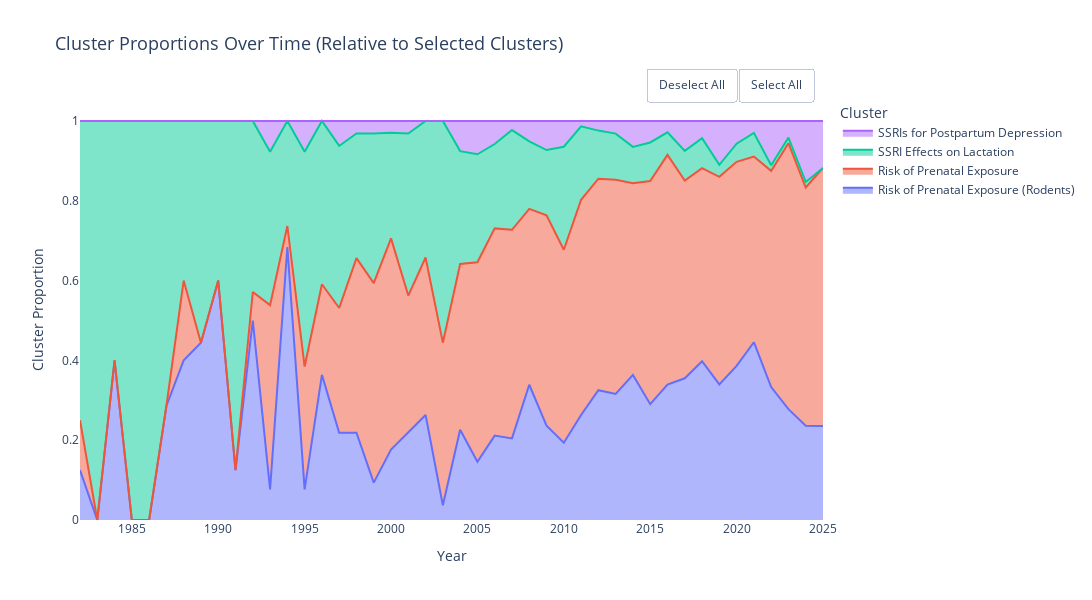

Source (notebook cell):
### Markdown cell above
# Perinatal Exposure

### Code cell
fig_perinatal

### Figure 1 — Plotly figure (JSON) as saved in the notebook; plotly's stock layout.template omitted (floating-point values rounded to 4 significant figures)
{"data": [{"fillpattern": {"shape": ""}, "hovertemplate": "<b>%{fullData.name}</b><br>Year: %{x}<br>Proportion: %{y:.2%}<extra></extra>", "legendgroup": "Risk of Prenatal Exposure (Rodents)", "line": {"color": "#636EFA"}, "marker": {"symbol": "circle"}, "mode": "lines", "name": "Risk of Prenatal Exposure (Rodents)", "orientation": "v", "showlegend": true, "stackgroup": "1", "type": "scatter", "x": [1982, 1983, 1984, 1985, 1986, 1987, 1988, 1989, 1990, 1991, 1992, 1993, 1994, 1995, 1996, 1997, 1998, 1999, 2000, 2001, 2002, 2003, 2004, 2005, 2006, 2007, 2008, 2009, 2010, 2011, 2012, 2013, 2014, 2015, 2016, 2017, 2018, 2019, 2020, 2021, 2022, 2023, 2024, 2025], "xaxis": "x", "y": [0.125, 0.0, 0.4, 0.0, 0.0, 0.2857, 0.4, 0.4444, 0.6, 0.125, 0.5, 0.07692, 0.6842, 0.07692, 0.3636, 0.2188, 0.2188, 0.09375, 0.1765, 0.2188, 0.2632, 0.03704, 0.2264, 0.1458, 0.2115, 0.2045, 0.339, 0.2364, 0.1935, 0.2632, 0.3253, 0.3158, 0.3636, 0.2903, 0.3396, 0.3551, 0.3978, 0.34, 0.3864, 0.4455, 0.3333, 0.2778, 0.2361, 0.2353], "yaxis": "y"}, {"fillpattern": {"shape": ""}, "hovertemplate": "<b>%{fullData.name}</b><br>Year: %{x}<br>Proportion: %{y:.2%}<extra></extra>", "legendgroup": "Risk of Prenatal Exposure", "line": {"color": "#EF553B"}, "marker": {"symbol": "circle"}, "mode": "lines", "name": "Risk of Prenatal Exposure", "orientation": "v", "showlegend": true, "stackgroup": "1", "type": "scatter", "x": [1982, 1983, 1984, 1985, 1986, 1987, 1988, 1989, 1990, 1991, 1992, 1993, 1994, 1995, 1996, 1997, 1998, 1999, 2000, 2001, 2002, 2003, 2004, 2005, 2006, 2007, 2008, 2009, 2010, 2011, 2012, 2013, 2014, 2015, 2016, 2017, 2018, 2019, 2020, 2021, 2022, 2023, 2024, 2025], "xaxis": "x", "y": [0.125, 0.0, 0.0, 0.0, 0.0, 0.0, 0.2, 0.0, 0.0, 0.0, 0.07143, 0.4615, 0.05263, 0.3077, 0.2273, 0.3125, 0.4375, 0.5, 0.5294, 0.3438, 0.3947, 0.4074, 0.4151, 0.5, 0.5192, 0.5227, 0.4407, 0.5273, 0.4839, 0.5395, 0.5301, 0.5368, 0.4805, 0.5591, 0.5755, 0.4953, 0.4839, 0.52, 0.5114, 0.4653, 0.5417, 0.6667, 0.5972, 0.6471], "yaxis": "y"}, {"fillpattern": {"shape": ""}, "hovertemplate": "<b>%{fullData.name}</b><br>Year: %{x}<br>Proportion: %{y:.2%}<extra></extra>", "legendgroup": "SSRI Effects on Lactation", "line": {"color": "#00CC96"}, "marker": {"symbol": "circle"}, "mode": "lines", "name": "SSRI Effects on Lactation", "orientation": "v", "showlegend": true, "stackgroup": "1", "type": "scatter", "x": [1982, 1983, 1984, 1985, 1986, 1987, 1988, 1989, 1990, 1991, 1992, 1993, 1994, 1995, 1996, 1997, 1998, 1999, 2000, 2001, 2002, 2003, 2004, 2005, 2006, 2007, 2008, 2009, 2010, 2011, 2012, 2013, 2014, 2015, 2016, 2017, 2018, 2019, 2020, 2021, 2022, 2023, 2024, 2025], "xaxis": "x", "y": [0.75, 1.0, 0.6, 1.0, 1.0, 0.7143, 0.4, 0.5556, 0.4, 0.875, 0.4286, 0.3846, 0.2632, 0.5385, 0.4091, 0.4062, 0.3125, 0.375, 0.2647, 0.4062, 0.3421, 0.5556, 0.283, 0.2708, 0.2115, 0.25, 0.1695, 0.1636, 0.2581, 0.1842, 0.1205, 0.1158, 0.09091, 0.09677, 0.0566, 0.07477, 0.07527, 0.03, 0.04545, 0.05941, 0.01389, 0.01389, 0.01389, 0.0], "yaxis": "y"}, {"fillpattern": {"shape": ""}, "hovertemplate": "<b>%{fullData.name}</b><br>Year: %{x}<br>Proportion: %{y:.2%}<extra></extra>", "legendgroup": "SSRIs for Postpartum Depression", "line": {"color": "#AB63FA"}, "marker": {"symbol": "circle"}, "mode": "lines", "name": "SSRIs for Postpartum Depression", "orientation": "v", "showlegend": true, "stackgroup": "1", "type": "scatter", "x": [1982, 1983, 1984, 1985, 1986, 1987, 1988, 1989, 1990, 1991, 1992, 1993, 1994, 1995, 1996, 1997, 1998, 1999, 2000, 2001, 2002, 2003, 2004, 2005, 2006, 2007, 2008, 2009, 2010, 2011, 2012, 2013, 2014, 2015, 2016, 2017, 2018, 2019, 2020, 2021, 2022, 2023, 2024, 2025], "xaxis": "x", "y": [0.0, 0.0, 0.0, 0.0, 0.0, 0.0, 0.0, 0.0, 0.0, 0.0, 0.0, 0.07692, 0.0, 0.07692, 0.0, 0.0625, 0.03125, 0.03125, 0.02941, 0.03125, 0.0, 0.0, 0.07547, 0.08333, 0.05769, 0.02273, 0.05085, 0.07273, 0.06452, 0.01316, 0.0241, 0.03158, 0.06494, 0.05376, 0.0283, 0.07477, 0.04301, 0.11, 0.05682, 0.0297, 0.1111, 0.04167, 0.1528, 0.1176], "yaxis": "y"}], "layout": {"height": 600, "hovermode": "closest", "legend": {"font": {"size": 12}, "orientation": "v", "title": {"font": {"size": 14}, "text": "Cluster"}, "tracegroupgap": 0, "traceorder": "reversed", "x": 1.02, "xanchor": "left", "y": 1, "yanchor": "top"}, "margin": {"r": 150}, "plot_bgcolor": "white", "title": {"font": {"size": 18}, "text": "Cluster Proportions Over Time (Relative to Selected Clusters)"}, "updatemenus": [{"buttons": [{"args": [{"visible": "legendonly"}], "label": "Deselect All", "method": "restyle"}, {"args": [{"visible": true}], "label": "Select All", "method": "restyle"}], "direction": "left", "pad": {"r": 10, "t": 10}, "showactive": false, "type": "buttons", "x": 1, "xanchor": "right", "y": 1.1, "yanchor": "top"}], "width": 1200, "xaxis": {"anchor": "y", "domain": [0, 1], "title": {"font": {"size": 14}, "text": "Year"}}, "yaxis": {"anchor": "x", "domain": [0, 1], "tickformat": ".1*100", "title": {"font": {"size": 14}, "text": "Cluster Proportion"}}}}
